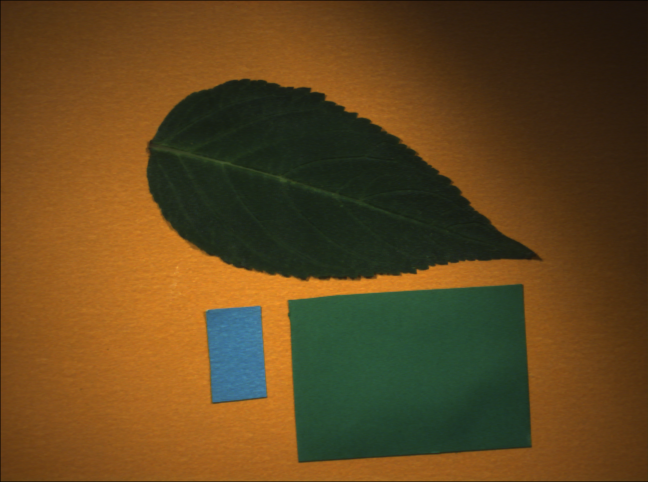
%> input picture VIS.png, 1296 x 964 px (shown at 1/2 size)
$ octave demo_hh2shi.m   (GNU Octave 9; MATLAB toolbox functions it lacks are replaced by stand-ins)
%> lines starting %> are read from the running program, lines starting %| are printed output that depends on the picture
### hc2hhsi.m
function [hh, sat, int] =  hc2hhsi(hc)
%Transform an n-dimensional hypercube to hyper-hue, saturation and intensity

% Citation 1:
% Liu, H., Lee, S., & Chahl, J. (2017). Transformation of a high-dimensional color space for material classification.
% Journal of the Optical Society of America A, 34(4), 523-532, doi:10.1364/josaa.34.000523.

% Citation 2:
% Liu, H., & Chah, J. S. (2018). A multispectral machine vision system for
% invertebrate detection on green leaves Computer and Elecronics in Agriculture,
% 150, 279-288, doi:https://doi.org/10.1016/j.compag.2018.05.002.

% Input:  hc: hyperCube (rows x cols x dims) in double or uint8 image format.
% Output: hh: hypHue (rows x cols x (dims-1)) in double image format
%         sat:  saturation (rows x cols) in double image format
%         int:  intensity (rows x cols) in double image format

% Author: Huajian Liu

if isa(hc, 'uint8')
    hc = im2double(hc);
end

%% Calculate the components c
% c(:,:,1) is correpsonding to c1 in the paper, c(:,:,2) is correpsonding to c2 and so on.
% To speed up, allocate a memory for c.
[rows, cols, dims] = size(hc);
c = zeros(rows, cols, dims-1);
for i = 1:dims - 1
    nonZeroEle = dims + 1 - i; % nonZeroEle is the number of non-zero elements of a base unit vector u1, u2,...
    c(:,:,i) = sqrt(nonZeroEle - 1) / sqrt(nonZeroEle) .* hc(:,:,i) - (1 / (sqrt(nonZeroEle - 1)*sqrt(nonZeroEle))) .* sum( hc(:,:,i+1:dims), 3);
end

%% Normalise the norm of c to 1 to obtain hyper-hue:hh
% Norm of c
c_norm = zeros(rows, cols);
for i = 1:dims - 1
    c_norm = c(:, :, i) .^2 + c_norm;
end
c_norm = sqrt(c_norm);

% Denominator cannot be 0
c_norm = c_norm + (c_norm == 0) .* 1e-10;
c_norm = repmat(c_norm,[1 1 dims-1]);
hh = c ./ c_norm;

%% Saturation
sat = max(hc, [], 3) - min(hc, [], 3);

%% Intensity
int = 1/dims .* sum(hc, 3);
end

### demo_hh2shi.m
% This demo shows how to transfrom a four-dimensional hypercube to the hhsi
% space.
clear all, close all, clc

% Read RGB-colour and near-infrared images
vis = imread('VIS.png');
%> vis is the input picture: size 964x1296x3 uint8; mean R, G, B 96.7, 69.7, 30.5
nir = imread('NIR.png');
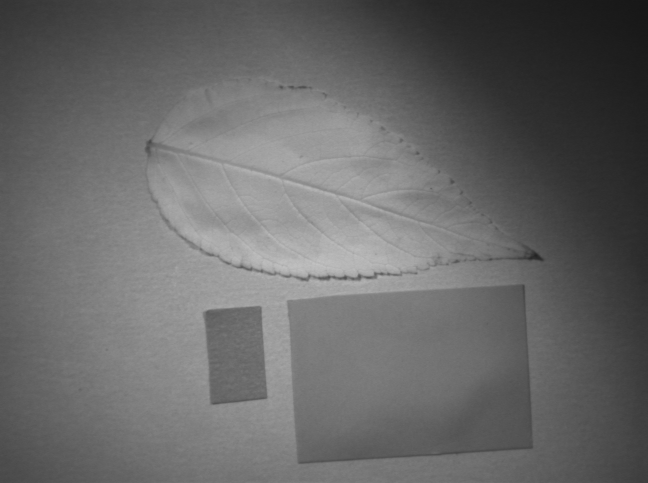
%> input picture NIR.png, 1296 x 966 px (shown at 1/2 size)
%> nir is the input picture: size 966x1296 uint8; min 21, max 197, mean 103
nir = nir(2:965, :); % Make the nir image have the same size as the vis image.
%> nir: size 964x1296 uint8
figure,
subplot(1, 2, 1), imshow(vis), title('Colour image')
subplot(1, 2, 2), imshow(nir), title('Near-infrared image')

% Catenate the nir and vis images to a four-dimensional hypercube.
hc = cat(3, nir, vis);
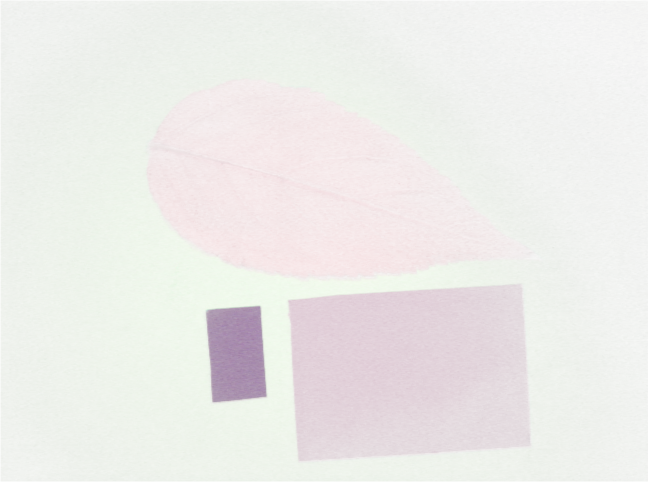
%> hc: size 964x1296x4 uint8 (shown at 1/2 size); mean R, G, B, A 103.1, 96.7, 69.7, 30.5; transparent parts drawn white

% Transfrom the hypercube 'hc' to hhsi sapce
[hyper_hue, saturation, intensity] = hc2hhsi(hc);
%> after the loop in hc2hhsi, `for i = 1:dims - 1`:
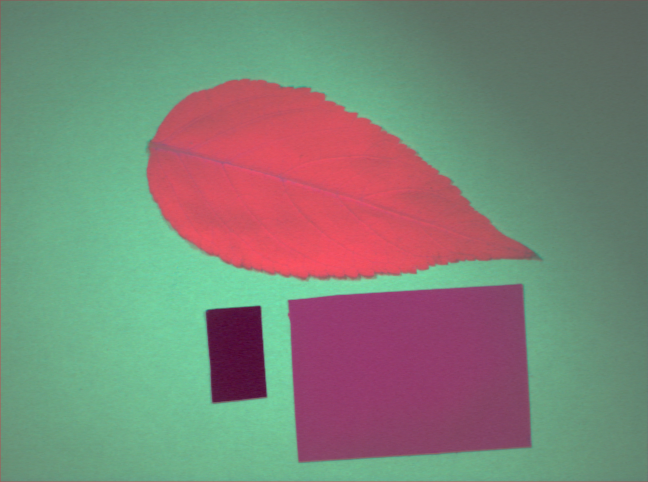
%> c: size 964x1296x3 double (shown at 1/2 size); mean R, G, B 0.127, 0.149, 0.109; drawn with min black and max white
%> the loop in hc2hhsi, `for i = 1:dims - 1` made 3 passes
%> pass 1, in hc2hhsi, `c_norm = c(:, :, i) .^2 + c_norm;`:
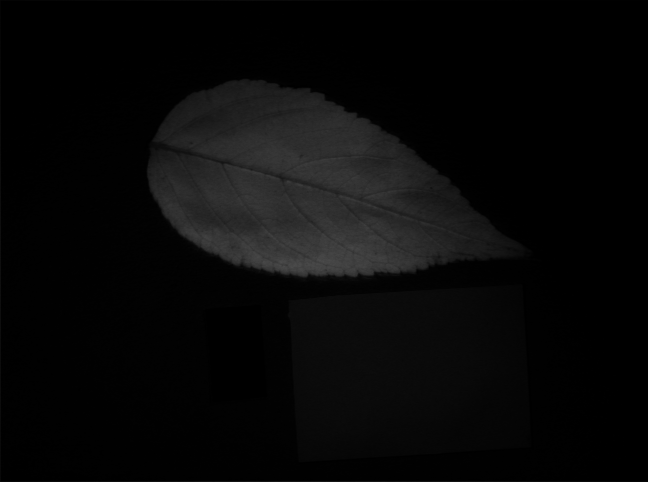
%> c_norm: size 964x1296 double (shown at 1/2 size); min 0, max 0.303, mean 0.0331
%> in hc2hhsi, `hh = c ./ c_norm;`:
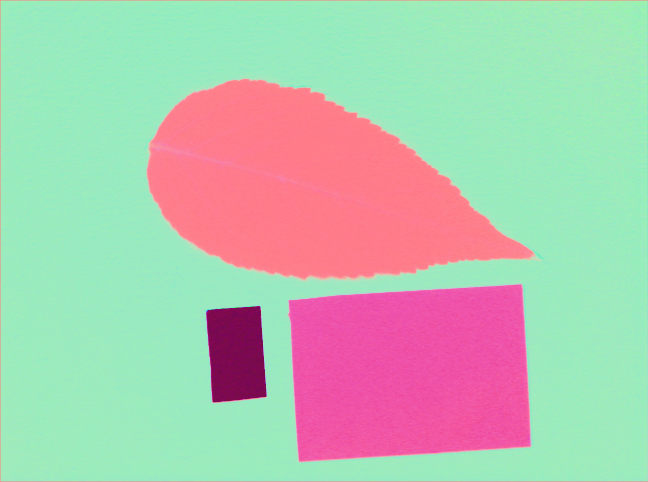
%> hh: size 964x1296x3 double (shown at 1/2 size); mean R, G, B 0.417, 0.532, 0.392; drawn with min black and max white
%> in hc2hhsi, `int = 1/dims .* sum(hc, 3);`:
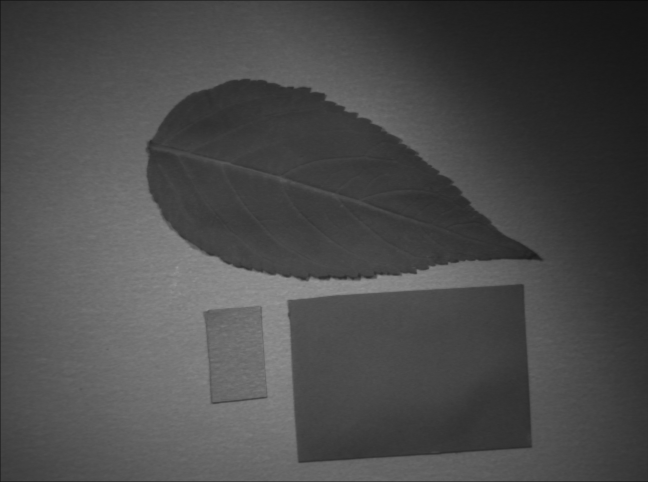
%> int: size 964x1296 double (shown at 1/2 size); min 0.0216, max 0.63, mean 0.294
figure,
subplot(2, 3, 1), imshow(hyper_hue(:,:, 1), []), impixelinfo, title('hyper-hue 1')
subplot(2, 3, 2), imshow(hyper_hue(:,:, 2),[]), impixelinfo, title('hyper-hue 2')
subplot(2, 3, 3), imshow(hyper_hue(:,:, 3), []), impixelinfo, title('hyper-hue 3')
%> after `imshow(hyper_hue(:,:, 3), [])`:
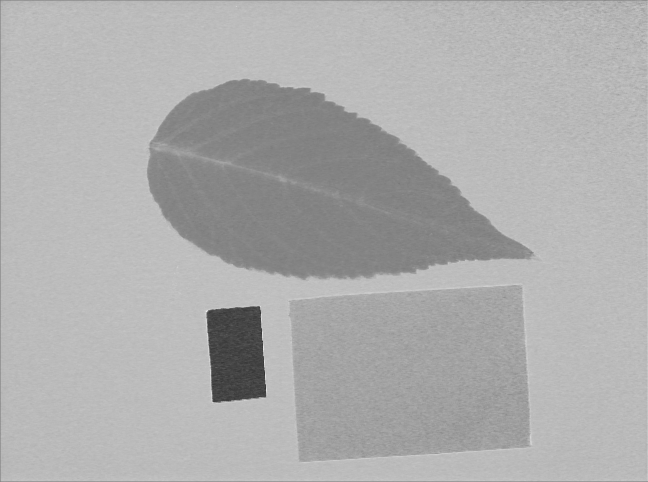
%> displayed picture: size 964x1296, on the screen's scale of 0 to 255 (shown at 1/2 size); min 0, max 255, mean 173.5
subplot(2, 3, 4), imshow(saturation, []), impixelinfo, title('Saturation')
subplot(2, 3, 5), imshow(intensity, []), impixelinfo, title('Intensity')
